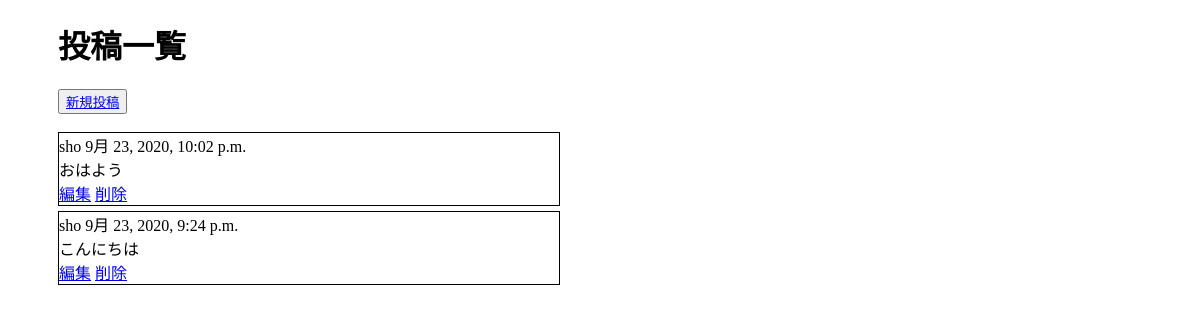
The page /list/ (signed in) on the database as committed earlier.
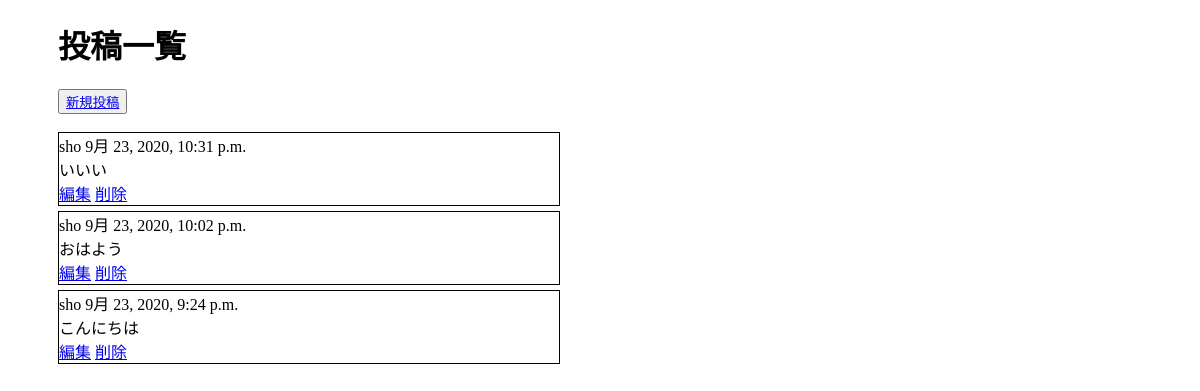
The same page on the database as committed later.
### blog/models.py (models this page shows, shortened)
class Tweet(models.Model):
  user = models.ForeignKey(User, on_delete=models.CASCADE)
  message = models.CharField(max_length=100)
  created_at = models.DateTimeField(default=datetime.now())

### blog/views.py (the view)
# urls.py: path('list/', views.TweetList.as_view(),name="list"),
class TweetList(LoginRequiredMixin, ListView):
  model = Tweet
  template_name="blog/list.html"
  def get_queryset(self):
    return Tweet.objects.order_by('-created_at')

### templates/blog/list.html (shortened to what this page needs)
{% extends 'base.html' %}
{% block content %}
  <h1>投稿一覧</h1>
  <button><a href="{% url 'new' %}">新規投稿</a></button>
  <br><br>
  {% for tweet in object_list %}
    <div class="tweet" style="border: 1px solid black; margin-bottom: 5px; width: 500px">
      {{ tweet.user.username }} {{ tweet.created_at }}<br>
      {{ tweet.message }}<br>
      <a href="{% url 'edit' tweet.id %}">編集</a>
      <a href="{% url 'delete' tweet.id %}">削除</a>
    </div>
  {% endfor %}
{% endblock %}

### templates/base.html (shortened to what this page needs)
<!DOCTYPE html>
<html>
  <head>
  </head>
  <body style="padding-left: 50px;">
    {% block content %}
    {% endblock %}
  </body>
</html>

Rows that differ between the two databases and show on the page:
added Tweet: user.username "sho", created_at "9月 23, 2020, 10:31 p.m.", message "いいい"
